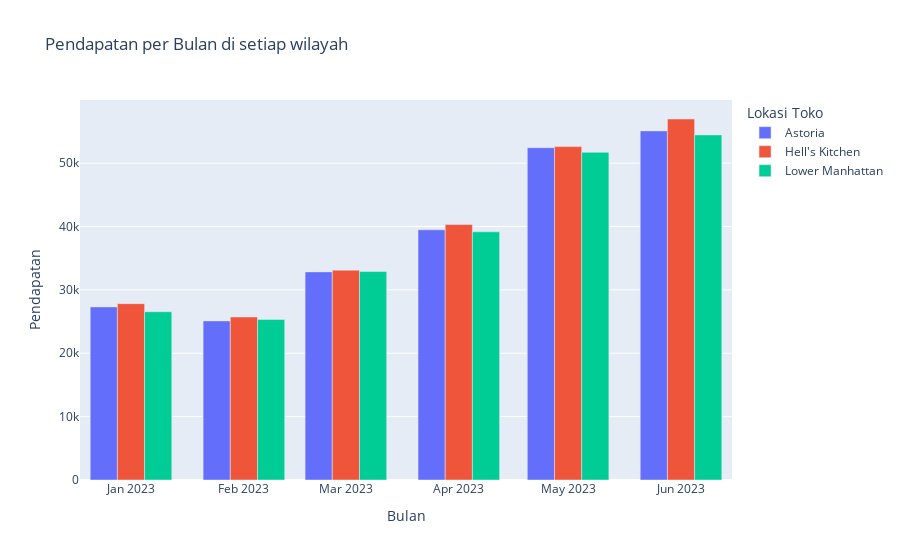

This figure's notebook cell:
### Code cell
# Mengelompokkan hasilnya berdasarkan wilayah dan bulan, dan menghitung total pendapatan per bulan
monthly_revenue = data.groupby([data['store_location'], data['transaction_date'].dt.to_period('M')])['total_price'].sum().reset_index()

# Mengonversi objek Period menjadi string dengan format tahun-bulan
monthly_revenue['Bulan'] = monthly_revenue['transaction_date'].dt.strftime('%Y-%m')

# Renamakan kolom agar sesuai dengan kebutuhan
monthly_revenue = monthly_revenue.rename(columns={'store_location': 'Lokasi toko'})

# Plot menggunakan Plotly Express dengan barmode='group' untuk bar plot yang tidak ditumpuk
fig = px.bar(monthly_revenue, x='Bulan', y='total_price', color='Lokasi toko', 
             title='Pendapatan per Bulan di setiap wilayah',
             labels={'total_price': 'Pendapatan', 'Bulan': 'Bulan', 'Lokasi toko': 'Lokasi Toko'},
             barmode='group')

# Tampilkan plot
fig.show()

### Figure 1 — Plotly figure (JSON) as saved in the notebook; plotly's stock layout.template omitted (floating-point values rounded to 4 significant figures)
{"data": [{"alignmentgroup": "True", "hovertemplate": "Lokasi Toko=Astoria<br>Bulan=%{x}<br>Pendapatan=%{y}<extra></extra>", "legendgroup": "Astoria", "marker": {"color": "#636efa", "pattern": {"shape": ""}}, "name": "Astoria", "offsetgroup": "Astoria", "orientation": "v", "showlegend": true, "textposition": "auto", "type": "bar", "x": ["2023-01", "2023-02", "2023-03", "2023-04", "2023-05", "2023-06"], "xaxis": "x", "y": [27310.0, 25110.0, 32840.0, 39480.0, 52430.0, 55080.0], "yaxis": "y"}, {"alignmentgroup": "True", "hovertemplate": "Lokasi Toko=Hell's Kitchen<br>Bulan=%{x}<br>Pendapatan=%{y}<extra></extra>", "legendgroup": "Hell's Kitchen", "marker": {"color": "#EF553B", "pattern": {"shape": ""}}, "name": "Hell's Kitchen", "offsetgroup": "Hell's Kitchen", "orientation": "v", "showlegend": true, "textposition": "auto", "type": "bar", "x": ["2023-01", "2023-02", "2023-03", "2023-04", "2023-05", "2023-06"], "xaxis": "x", "y": [27820.0, 25720.0, 33110.0, 40300.0, 52600.0, 56960.0], "yaxis": "y"}, {"alignmentgroup": "True", "hovertemplate": "Lokasi Toko=Lower Manhattan<br>Bulan=%{x}<br>Pendapatan=%{y}<extra></extra>", "legendgroup": "Lower Manhattan", "marker": {"color": "#00cc96", "pattern": {"shape": ""}}, "name": "Lower Manhattan", "offsetgroup": "Lower Manhattan", "orientation": "v", "showlegend": true, "textposition": "auto", "type": "bar", "x": ["2023-01", "2023-02", "2023-03", "2023-04", "2023-05", "2023-06"], "xaxis": "x", "y": [26540.0, 25320.0, 32890.0, 39160.0, 51700.0, 54450.0], "yaxis": "y"}], "layout": {"barmode": "group", "legend": {"title": {"text": "Lokasi Toko"}, "tracegroupgap": 0}, "title": {"text": "Pendapatan per Bulan di setiap wilayah"}, "xaxis": {"anchor": "y", "domain": [0, 1], "title": {"text": "Bulan"}}, "yaxis": {"anchor": "x", "domain": [0, 1], "title": {"text": "Pendapatan"}}}}
